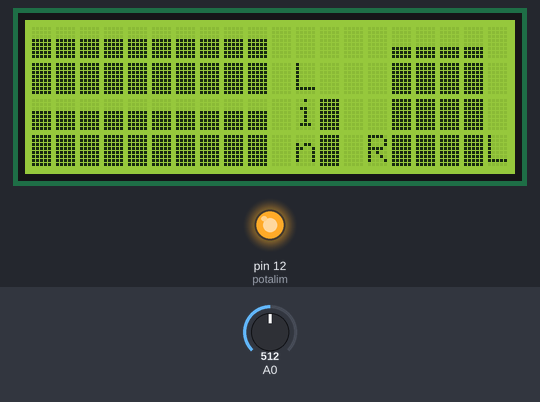
This sketch was run on a simulated Arduino Uno, built with avr-gcc and run on an emulated ATmega328P. On the bench: 20×4 character LCD, output pins drawn as LEDs (lit = HIGH). The inputs (shaded band) are chosen by the test bench; at power-on: A0 = 512.

Above: at 1.2 s.
1.3 s: A0 set to 306
At 3.7 s:
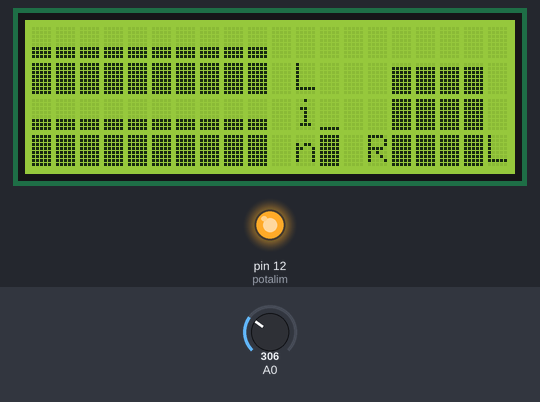
4.1 s: A0 set to 122
At 6.5 s:
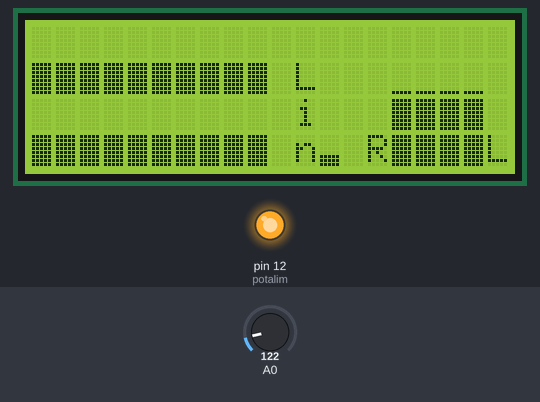
6.8 s: A0 set to 31
At 8.4 s:
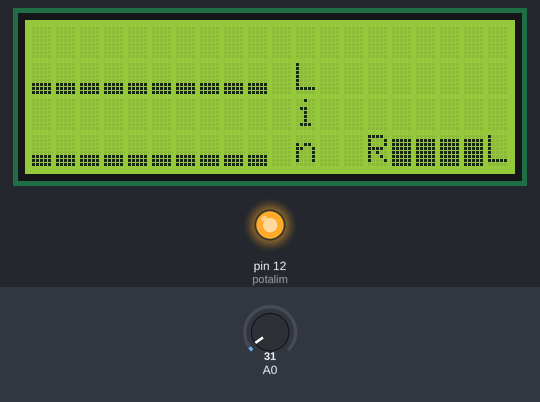
9.6 s: A0 set to 26
At 11.9 s:
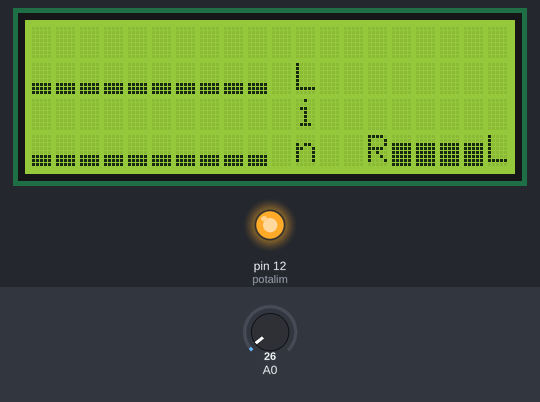
12.4 s: A0 set to 22
At 14.4 s:
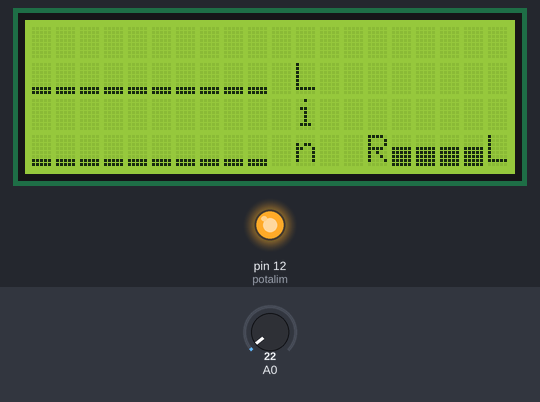
15.1 s: A0 set to 0
At 16.7 s:
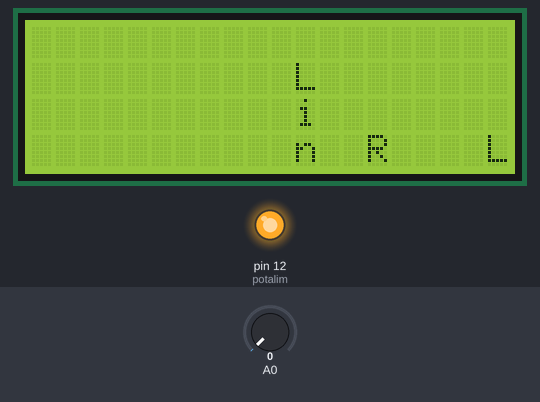
Timing chart, 0 to 18.2 s (numbered marks = the images above; inputs shaded):
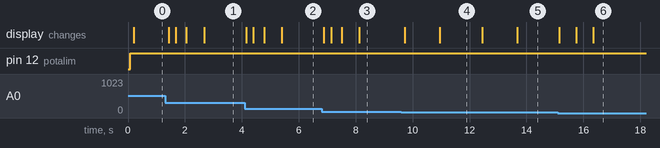

Measured:
- the behaviour switches between 25 and 24 on A0 (found by bisection; images 4 and 5)
- after the input at 1.3 s, the display: first changes after 0.13 s (image 1 shows a later state)
- after the input at 4.1 s, the display: first changes after 0.06 s (image 2 shows a later state)
- after the input at 6.8 s, the display: first changes after 0.09 s (image 3 shows a later state)
- after the input at 9.6 s, the display: first changes after 0.13 s (image 4 shows a later state)
- after the input at 12.4 s, the display: first changes at once (image 5 shows a later state)
- after the input at 15.1 s, the display: first changes after 0.05 s (image 6 shows a later state)

The sketch:

NiceMetersVER_1_3.ino
```cpp
/*
VERTICAL ADJUSTABLE SIZE BAR METERS, LINEAR or AUDIO LOGARITHMIC (+ PEAK MEMORY BAR)
Allows to print on LCD precise horizontal bar graphs (up to 40 simultaneosly...) passing:
percentage from 0 to 100%, XY position of base of bar, maximum length (in character positions),
linear or logaritmic bar.
Since the number of custom characters isn't enough, the peak memory can be used as a side bar showing just peaks.

One good thing I tried to do is to avoid to use delay functions, even to set a "time" for the peak expiration,
So instead of milliseconds I simply used a n. of cycles, counted every time a bar is printed (identified by a number),
it works very well and doesn't interfere with your application performances using delays.
Just adjust the n. of cycles to have the desired peak expiration time.

Hardware:
- Arduino UNO or compatible
- LCD text display compatible Hitachi HD44780 driver, any colour and dimensions (i.e. 16x2, 20x4...)
  NO NEED OF SERIAL INTERFACE
- one 10K (or somewhat higher) trimmer if you want LCD Contrast Adjustment

============================================================
The circuit:

LCD DISPLAY     ARDUINO
 1  VSS          +5V
 2  VDD          GND
 3  V0           to the wiper of 10K potentiometer, its ends one to +5V, the other to GND
 4  RS           digital pin 7
 5  R/W          GND
 6  Enable       digital pin 6
 11 D4           digital pin 5
 12 D5           digital pin 4
 13 D6           digital pin 3
 14 D7           digital pin 2
 15 A +backlit   +5V
 16 K -backlit   GND

   FOR TESTING PURPOSES ONLY:

POTENTIOMETER (10K or higher)
 wiper           analog in A0
 one end         digital pin 12
 the other end   GND
============================================================

*******************************************************

Written by Roberto Baldassar 8 april 2014 v 1.2
- now it shows peaks really in all possible cases
- added logarithmic audio option

UPDATE 13 april 2014 v 1.2
- better description of circuit and code for testing

UPDATE 15 april 2014 v 1.3
- since there are no pratical limitations on no. of bars I decided to
  separate normal bar and peak bar, so you can decide to print main or peak
  bars alone (sometimes useful to visually compare values). Better Flexibility

********************************************************

*/

// include the library code:
#include <LiquidCrystal.h>

// initialize the library with the numbers of the interface pins
LiquidCrystal lcd( 7,  // RS
                   6,  // E
                   5,  // D4
                   4,  // D5
                   3,  // D6
                   2   // D7
                   );

#define lcdlength 20  // DEFINES YOUR display length in columns
#define lcdheigth 4   // DEFINES YOUR display heigth in rows

unsigned char b, b2;
double a;
unsigned int segment;
double perc=100;
boolean logar;
byte bn;       // bn BAR NUMBER every bar have to be numbered from 1 to 40
unsigned int xpos, ypos, blen;
double pkval[41]; // to store the last peak value for each bar
int    pkcyc[41][2];    // if pkcyc[bn][1];== 0 STANDARD BAR WITHOUT PEAK
                        // if    "     "    > 0 sets the the num. of printbar recall TO DO [bn][1] and DONE [bn][2]
                        //                                for each bar before the peak decays

// Bar characters definitions (8 maximum allowed)
byte block[8][8]=
{
  { 0x00,0x00,0x00,0x00,0x00,0x00,0x00,0x1F },  // define characters for bar
  { 0x00,0x00,0x00,0x00,0x00,0x00,0x1F,0x1F },
  { 0x00,0x00,0x00,0x00,0x00,0x1F,0x1F,0x1F },
  { 0x00,0x00,0x00,0x00,0x1F,0x1F,0x1F,0x1F },
  { 0x00,0x00,0x00,0x1F,0x1F,0x1F,0x1F,0x1F },
  { 0x00,0x00,0x1F,0x1F,0x1F,0x1F,0x1F,0x1F },
  { 0x00,0x1F,0x1F,0x1F,0x1F,0x1F,0x1F,0x1F },
  { 0x1F,0x1F,0x1F,0x1F,0x1F,0x1F,0x1F,0x1F },
};

#define del 100                         // REMOVE IT, delay for testing purposes only
int potalim = 12;                       // REMOVE IT, to supply 5V al to testing potentiometer

//==============
void setup() {
  // set up the LCD's number of columns and rows:
  lcd.begin(lcdlength, lcdheigth);

           pinMode(potalim, OUTPUT);    // REMOVE IT, test purposes, defines pin 12 to power signal potentiometer

  for( int i=0 ; i<8 ; i++ )
    lcd.createChar( i,block[i] );
}

//================
void loop()
{
          digitalWrite(potalim, HIGH);  // REMOVE IT, TEST purposes, activates 5V on pin 12 for the signal potentiometer
          delay(del);                   // REMOVE IT, to slow down display without a real application running

// Assign value (in this case from Analog Input 0)
  unsigned int value = analogRead(0);
  perc = value/1023.0*100;       // perc is the value from 0 to 100 for the length of the bargraph of the meter

// Setting parameters for bars ( you can put directly values inside the function)
// xpos= 15;
// ypos=  3;
// blen=  4;
// remember that bar starts from lower point raising of blen positions
// LEFT UPPER ANGLE IS xpos = 0 AND ypos = 0
logar = false;
// bn = 1;   // BAR NUMBER every bar have to be numbered from 1 to 40

for (int i=1;i<41;i++)  // setting 15 cycles for all bars... YOUR CHOICE !!
    { pkcyc[i][1]=  10;}

//==============================================================
//           EXAMPLE OF PRINTING ON DISPLAY
//   (I use same input for all bars for demo purposes)

// printbar (bn, perc, xpos, ypos, blen, logar);

    for (int i=1;i<6;i++)    // print a series of short bars
    {
      pkcyc[i][1]=  10;  // setting 10 cycles for peak bars
      printbar (i, perc, i*2-2, 1, 2, true);
      pkcyc[i+4][1]=  10;  // setting 10 cycles for peak bars
      printbar (i+4, perc, i*2-2, 3, 2, true);

      pkcyc[i+8][1]=  0;  // set OFF PEAKS (standard bars)
      printbar (i+8, perc, i*2-1, 1, 2, true);
      pkcyc[i+12][1]=  0;  // set OFF PEAKS (standard bars)
      printbar (i+12, perc, i*2-1, 3, 2, true);
    }

lcd.setCursor(11,1); lcd.print ("L");
lcd.setCursor(11,2); lcd.print ("i");
lcd.setCursor(11,3); lcd.print ("n");
pkcyc[21][1]=  2;  // want a peak bar set to 2 cycles delay (fast)
printbar (21, perc, 12, 3, 4, false);

lcd.setCursor(14,3); lcd.print ("R");
lcd.setCursor(19,3); lcd.print ("L");
pkcyc[22][1]=  0;
pkcyc[23][1]=  0;
printbar (22, perc, 15, 3, 4, true);
printbar (23, perc, 18, 3, 4, true);
pkcyc[24][1]=  10;
pkcyc[25][1]=  10;
printbar (24, perc, 16, 3, 4, true);
printbar (25, perc, 17, 3, 4, true);

//          END OF EXAMPLE
//==============================================================
}

//  METER BARS PRINTING FUNCTION
// passing percentage, x and y position, positions bar length, linear/audio logaritmic bar
// barnum is used to manage STANDARD/PEAK bar and decayn of each peak separately (see definitions)

void printbar (byte bn, double perc, int xpos, int ypos, int blen, boolean logar)
{
  if ((logar == true) && (perc > 0))   // logaritmic bar
    {
    perc = ( log10(perc ) )*50;    // 10 * log10 (value) linear to logaritmic for AUDIO conversion
    if ( perc < 0 ) { perc = 0; }  // avoid negative values
    }

  double a=blen/99.5*perc;      // calculate length of bar
  b = 0;

  if ( pkcyc[bn][1] > 0 )              // if PEAK is activated
  {
    if ( a > (pkval[bn]-0.1) | pkcyc[bn][2] > pkcyc[bn][1] )   // new peak (w little histeresys) or expiration of peak
    {
      pkval[bn] = a;
      pkcyc[bn][2] = 0;    // reset cycles
    }

    pkcyc[bn][2]++;
   }

// drawing main bar
 if (pkcyc[bn][1] == 0)
 { drawrest (xpos, ypos, b, a, blen); }
 else

// drawing peak bar
 {
  b2= (int) pkval[bn];
  a= pkval[bn];
  drawrest (xpos, ypos, b2, a, blen);
 }
}

// trace bar and cleanes (also for peak)
void drawrest (int xpos, int ypos, unsigned char b, double a, int blen)
{
  // drawing filled rectangles
  if (a>=1) {

    for (int i=1;i<a;i++) {
      lcd.setCursor(xpos,ypos-i+1);
      lcd.write(255);
      b=i;
      }
     a=a-b;
  }

 segment= a*8;
 if (b < blen)
 {
  lcd.setCursor(xpos,ypos-b);

  switch (segment) {
  case 0:
    lcd.print(" ");
    break;
  case 1:
    lcd.write((byte)0);
    break;
  case 2:
    lcd.write(1);
    break;
  case 3:
    lcd.write(2);
    break;
  case 4:
    lcd.write(3);
    break;
  case 5:
    lcd.write(4);
    break;
  case 6:
    lcd.write(5);
    break;
  case 7:
    lcd.write(6);
    break;
   }
  }

// cleaning rest of line
  for (int i =0;i<(blen-b-1);i++)
  {
    lcd.setCursor(xpos, ypos-b-i-1);
    lcd.print(" ");
}
}
```
